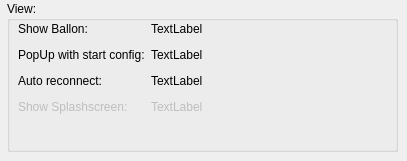
     <widget class="QWidget" name="tab_2">
      <attribute name="title">
       <string>View</string>
      </attribute>
      <widget class="QGroupBox" name="groupBox_3">
       <property name="geometry">
        <rect>
         <x>7</x>
         <y>1</y>
         <width>391</width>
         <height>151</height>
        </rect>
       </property>
       <property name="title">
        <string>View:</string>
       </property>
       <widget class="QWidget" name="gridLayoutWidget_2">
        <property name="geometry">
         <rect>
          <x>11</x>
          <y>18</y>
          <width>371</width>
          <height>101</height>
         </rect>
        </property>
        <layout class="QGridLayout" name="gridLayout_2">
         <item row="0" column="0">
          <widget class="QLabel" name="label_2">
           <property name="text">
            <string>Show Ballon:</string>
           </property>
          </widget>
         </item>
         <item row="0" column="1">
          <widget class="QLabel" name="lblShowBallon">
           <property name="toolTip">
            <string>&lt;!DOCTYPE HTML PUBLIC &quot;-//W3C//DTD HTML 4.0//EN&quot; &quot;http://www.w3.org/TR/REC-html40/strict.dtd&quot;&gt;
&lt;html&gt;&lt;head&gt;&lt;meta name=&quot;qrichtext&quot; content=&quot;1&quot; /&gt;&lt;style type=&quot;text/css&quot;&gt;
p, li { white-space: pre-wrap; }
&lt;/style&gt;&lt;/head&gt;&lt;body style=&quot; font-family:'MS Shell Dlg 2'; font-size:8.25pt; font-weight:400; font-style:normal;&quot;&gt;
&lt;p style=&quot; margin-top:0px; margin-bottom:0px; margin-left:0px; margin-right:0px; -qt-block-indent:0; text-indent:0px;&quot;&gt;&lt;span style=&quot; font-size:8pt; font-weight:600; text-decoration: underline;&quot;&gt;Description:&lt;/span&gt;&lt;/p&gt;
&lt;p style=&quot; margin-top:0px; margin-bottom:0px; margin-left:0px; margin-right:0px; -qt-block-indent:0; text-indent:0px;&quot;&gt;&lt;span style=&quot; font-size:8pt;&quot;&gt;If this option is set, the show of the Systray Ballon Messages will be inhibited. Without this setting the SBM will only displayed when the status dialog is hidden.&lt;/span&gt;&lt;/p&gt;
&lt;p style=&quot;-qt-paragraph-type:empty; margin-top:0px; margin-bottom:0px; margin-left:0px; margin-right:0px; -qt-block-indent:0; text-indent:0px; font-size:8pt; font-weight:600; text-decoration: underline;&quot;&gt;&lt;/p&gt;
&lt;p style=&quot; margin-top:0px; margin-bottom:0px; margin-left:0px; margin-right:0px; -qt-block-indent:0; text-indent:0px;&quot;&gt;&lt;span style=&quot; font-size:8pt; font-weight:600; text-decoration: underline;&quot;&gt;Parameter:&lt;/span&gt;&lt;/p&gt;
&lt;p style=&quot; margin-top:0px; margin-bottom:0px; margin-left:0px; margin-right:0px; -qt-block-indent:0; text-indent:0px;&quot;&gt;&lt;span style=&quot; font-size:8pt;&quot;&gt;-noBallon&lt;/span&gt;&lt;/p&gt;
&lt;p style=&quot;-qt-paragraph-type:empty; margin-top:0px; margin-bottom:0px; margin-left:0px; margin-right:0px; -qt-block-indent:0; text-indent:0px; font-size:8pt; font-weight:600; text-decoration: underline;&quot;&gt;&lt;/p&gt;
&lt;p style=&quot; margin-top:0px; margin-bottom:0px; margin-left:0px; margin-right:0px; -qt-block-indent:0; text-indent:0px;&quot;&gt;&lt;span style=&quot; font-size:8pt; font-weight:600; text-decoration: underline;&quot;&gt;Example:&lt;/span&gt;&lt;/p&gt;
&lt;p style=&quot; margin-top:0px; margin-bottom:0px; margin-left:0px; margin-right:0px; -qt-block-indent:0; text-indent:0px;&quot;&gt;&lt;span style=&quot; font-size:8pt;&quot;&gt;-noBallon&lt;/span&gt;&lt;/p&gt;&lt;/body&gt;&lt;/html&gt;</string>
           </property>
           <property name="text">
            <string>TextLabel</string>
           </property>
          </widget>
         </item>
         <item row="1" column="0">
          <widget class="QLabel" name="label_7">
           <property name="text">
            <string>PopUp with start config:</string>
           </property>
          </widget>
         </item>
         <item row="1" column="1">
          <widget class="QLabel" name="lblNoPopUp">
           <property name="toolTip">
            <string>&lt;!DOCTYPE HTML PUBLIC &quot;-//W3C//DTD HTML 4.0//EN&quot; &quot;http://www.w3.org/TR/REC-html40/strict.dtd&quot;&gt;
&lt;html&gt;&lt;head&gt;&lt;meta name=&quot;qrichtext&quot; content=&quot;1&quot; /&gt;&lt;style type=&quot;text/css&quot;&gt;
p, li { white-space: pre-wrap; }
&lt;/style&gt;&lt;/head&gt;&lt;body style=&quot; font-family:'MS Shell Dlg 2'; font-size:8.25pt; font-weight:400; font-style:normal;&quot;&gt;
&lt;p style=&quot; margin-top:0px; margin-bottom:0px; margin-left:0px; margin-right:0px; -qt-block-indent:0; text-indent:0px;&quot;&gt;&lt;span style=&quot; font-weight:600; text-decoration: underline;&quot;&gt;Description:&lt;/span&gt;&lt;/p&gt;
&lt;p style=&quot; margin-top:0px; margin-bottom:0px; margin-left:0px; margin-right:0px; -qt-block-indent:0; text-indent:0px;&quot;&gt;If this option is yes, the Status dialog will be not appear automatically if you set a start configuration with &amp;lt;-start&amp;gt;.&lt;/p&gt;
&lt;p style=&quot;-qt-paragraph-type:empty; margin-top:0px; margin-bottom:0px; margin-left:0px; margin-right:0px; -qt-block-indent:0; text-indent:0px; font-weight:600; text-decoration: underline;&quot;&gt;&lt;/p&gt;
&lt;p style=&quot; margin-top:0px; margin-bottom:0px; margin-left:0px; margin-right:0px; -qt-block-indent:0; text-indent:0px;&quot;&gt;&lt;span style=&quot; font-weight:600; text-decoration: underline;&quot;&gt;Parameter:&lt;/span&gt;&lt;/p&gt;
&lt;p style=&quot; margin-top:0px; margin-bottom:0px; margin-left:0px; margin-right:0px; -qt-block-indent:0; text-indent:0px;&quot;&gt;-noPopUp&lt;/p&gt;
&lt;p style=&quot;-qt-paragraph-type:empty; margin-top:0px; margin-bottom:0px; margin-left:0px; margin-right:0px; -qt-block-indent:0; text-indent:0px; font-weight:600; text-decoration: underline;&quot;&gt;&lt;/p&gt;
&lt;p style=&quot; margin-top:0px; margin-bottom:0px; margin-left:0px; margin-right:0px; -qt-block-indent:0; text-indent:0px;&quot;&gt;&lt;span style=&quot; font-weight:600; text-decoration: underline;&quot;&gt;Example:&lt;/span&gt;&lt;/p&gt;
&lt;p style=&quot; margin-top:0px; margin-bottom:0px; margin-left:0px; margin-right:0px; -qt-block-indent:0; text-indent:0px;&quot;&gt;- noPopup&lt;/p&gt;
&lt;p style=&quot;-qt-paragraph-type:empty; margin-top:0px; margin-bottom:0px; margin-left:0px; margin-right:0px; -qt-block-indent:0; text-indent:0px;&quot;&gt;&lt;/p&gt;
&lt;p style=&quot; margin-top:0px; margin-bottom:0px; margin-left:0px; margin-right:0px; -qt-block-indent:0; text-indent:0px;&quot;&gt;- start &amp;quot;c:\example.ovpn&amp;quot; -noPopUp&lt;/p&gt;&lt;/body&gt;&lt;/html&gt;</string>
           </property>
           <property name="text">
            <string>TextLabel</string>
           </property>
          </widget>
         </item>
         <item row="2" column="0">
          <widget class="QLabel" name="label_4">
           <property name="text">
            <string>Auto reconnect:</string>
           </property>
          </widget>
         </item>
         <item row="2" column="1">
          <widget class="QLabel" name="lblReconnect">
           <property name="toolTip">
            <string>&lt;!DOCTYPE HTML PUBLIC &quot;-//W3C//DTD HTML 4.0//EN&quot; &quot;http://www.w3.org/TR/REC-html40/strict.dtd&quot;&gt;
&lt;html&gt;&lt;head&gt;&lt;meta name=&quot;qrichtext&quot; content=&quot;1&quot; /&gt;&lt;style type=&quot;text/css&quot;&gt;
p, li { white-space: pre-wrap; }
&lt;/style&gt;&lt;/head&gt;&lt;body style=&quot; font-family:'MS Shell Dlg 2'; font-size:8.25pt; font-weight:400; font-style:normal;&quot;&gt;
&lt;p style=&quot; margin-top:0px; margin-bottom:0px; margin-left:0px; margin-right:0px; -qt-block-indent:0; text-indent:0px;&quot;&gt;&lt;span style=&quot; font-weight:600; text-decoration: underline;&quot;&gt;Description:&lt;/span&gt;&lt;/p&gt;
&lt;p style=&quot; margin-top:0px; margin-bottom:0px; margin-left:0px; margin-right:0px; -qt-block-indent:0; text-indent:0px;&quot;&gt;If this option is set, the SSL VPN Client will be automatically reconnect to the SSL VPN server, if the connection is lost. This can take a while to determine that a connection is lost.&lt;/p&gt;
&lt;p style=&quot;-qt-paragraph-type:empty; margin-top:0px; margin-bottom:0px; margin-left:0px; margin-right:0px; -qt-block-indent:0; text-indent:0px;&quot;&gt;&lt;/p&gt;
&lt;p style=&quot; margin-top:0px; margin-bottom:0px; margin-left:0px; margin-right:0px; -qt-block-indent:0; text-indent:0px;&quot;&gt;If no user and password settings make, the client will be ask the userdata again.&lt;/p&gt;
&lt;p style=&quot;-qt-paragraph-type:empty; margin-top:0px; margin-bottom:0px; margin-left:0px; margin-right:0px; -qt-block-indent:0; text-indent:0px; font-weight:600; text-decoration: underline;&quot;&gt;&lt;/p&gt;
&lt;p style=&quot; margin-top:0px; margin-bottom:0px; margin-left:0px; margin-right:0px; -qt-block-indent:0; text-indent:0px;&quot;&gt;&lt;span style=&quot; font-weight:600; text-decoration: underline;&quot;&gt;Parameter:&lt;/span&gt;&lt;/p&gt;
&lt;p style=&quot; margin-top:0px; margin-bottom:0px; margin-left:0px; margin-right:0px; -qt-block-indent:0; text-indent:0px;&quot;&gt;-reconnect&lt;/p&gt;
&lt;p style=&quot;-qt-paragraph-type:empty; margin-top:0px; margin-bottom:0px; margin-left:0px; margin-right:0px; -qt-block-indent:0; text-indent:0px; font-weight:600; text-decoration: underline;&quot;&gt;&lt;/p&gt;
&lt;p style=&quot; margin-top:0px; margin-bottom:0px; margin-left:0px; margin-right:0px; -qt-block-indent:0; text-indent:0px;&quot;&gt;&lt;span style=&quot; font-weight:600; text-decoration: underline;&quot;&gt;Example:&lt;/span&gt;&lt;/p&gt;
&lt;p style=&quot; margin-top:0px; margin-bottom:0px; margin-left:0px; margin-right:0px; -qt-block-indent:0; text-indent:0px;&quot;&gt;-reconnect&lt;/p&gt;&lt;/body&gt;&lt;/html&gt;</string>
           </property>
           <property name="text">
            <string>TextLabel</string>
           </property>
          </widget>
         </item>
         <item row="0" column="3">
          <spacer name="horizontalSpacer_5">
           <property name="orientation">
            <enum>Qt::Horizontal</enum>
           </property>
           <property name="sizeHint" stdset="0">
            <size>
             <width>40</width>
             <height>20</height>
            </size>
           </property>
          </spacer>
         </item>
         <item row="1" column="3">
          <spacer name="horizontalSpacer_6">
           <property name="orientation">
            <enum>Qt::Horizontal</enum>
           </property>
           <property name="sizeHint" stdset="0">
            <size>
             <width>40</width>
             <height>20</height>
            </size>
           </property>
          </spacer>
         </item>
         <item row="2" column="3">
          <spacer name="horizontalSpacer_8">
           <property name="orientation">
            <enum>Qt::Horizontal</enum>
           </property>
           <property name="sizeHint" stdset="0">
            <size>
             <width>40</width>
             <height>20</height>
            </size>
           </property>
          </spacer>
         </item>
         <item row="0" column="2">
          <widget class="QPushButton" name="cmdToogleBallon">
           <property name="maximumSize">
            <size>
             <width>16777215</width>
             <height>18</height>
            </size>
           </property>
           <property name="text">
            <string/>
           </property>
           <property name="icon">
            <iconset resource="systray.qrc">
             <normaloff>:/images/view-refresh.png</normaloff>:/images/view-refresh.png</iconset>
           </property>
           <property name="iconSize">
            <size>
             <width>12</width>
             <height>12</height>
            </size>
           </property>
           <property name="flat">
            <bool>true</bool>
           </property>
          </widget>
         </item>
         <item row="1" column="2">
          <widget class="QPushButton" name="cmdTooglePopup">
           <property name="maximumSize">
            <size>
             <width>16777215</width>
             <height>18</height>
            </size>
           </property>
           <property name="text">
            <string/>
           </property>
           <property name="icon">
            <iconset resource="systray.qrc">
             <normaloff>:/images/view-refresh.png</normaloff>:/images/view-refresh.png</iconset>
           </property>
           <property name="iconSize">
            <size>
             <width>12</width>
             <height>12</height>
            </size>
           </property>
           <property name="flat">
            <bool>true</bool>
           </property>
          </widget>
         </item>
         <item row="2" column="2">
          <widget class="QPushButton" name="cmdToogleReconnect">
           <property name="maximumSize">
            <size>
             <width>16777215</width>
             <height>18</height>
            </size>
           </property>
           <property name="text">
            <string/>
           </property>
           <property name="icon">
            <iconset resource="systray.qrc">
             <normaloff>:/images/view-refresh.png</normaloff>:/images/view-refresh.png</iconset>
           </property>
           <property name="iconSize">
            <size>
             <width>12</width>
             <height>12</height>
            </size>
           </property>
           <property name="flat">
            <bool>true</bool>
           </property>
          </widget>
         </item>
         <item row="3" column="0">
          <widget class="QLabel" name="label_3">
           <property name="enabled">
            <bool>false</bool>
           </property>
           <property name="text">
            <string>Show Splashscreen:</string>
           </property>
          </widget>
         </item>
         <item row="3" column="1">
          <widget class="QLabel" name="lblShowSplash">
           <property name="enabled">
            <bool>false</bool>
           </property>
           <property name="toolTip">
            <string>&lt;!DOCTYPE HTML PUBLIC &quot;-//W3C//DTD HTML 4.0//EN&quot; &quot;http://www.w3.org/TR/REC-html40/strict.dtd&quot;&gt;
&lt;html&gt;&lt;head&gt;&lt;meta name=&quot;qrichtext&quot; content=&quot;1&quot; /&gt;&lt;style type=&quot;text/css&quot;&gt;
p, li { white-space: pre-wrap; }
&lt;/style&gt;&lt;/head&gt;&lt;body style=&quot; font-family:'MS Shell Dlg 2'; font-size:8.25pt; font-weight:400; font-style:normal;&quot;&gt;
&lt;p style=&quot; margin-top:0px; margin-bottom:0px; margin-left:0px; margin-right:0px; -qt-block-indent:0; text-indent:0px;&quot;&gt;&lt;span style=&quot; font-size:8pt; font-weight:600; text-decoration: underline;&quot;&gt;Description:&lt;/span&gt;&lt;/p&gt;
&lt;p style=&quot; margin-top:0px; margin-bottom:0px; margin-left:0px; margin-right:0px; -qt-block-indent:0; text-indent:0px;&quot;&gt;&lt;span style=&quot; font-size:8pt;&quot;&gt;If this option is yes, the splashscreen will be not appear automatically on startup.&lt;/span&gt;&lt;/p&gt;
&lt;p style=&quot;-qt-paragraph-type:empty; margin-top:0px; margin-bottom:0px; margin-left:0px; margin-right:0px; -qt-block-indent:0; text-indent:0px; font-size:8pt; font-weight:600; text-decoration: underline;&quot;&gt;&lt;/p&gt;
&lt;p style=&quot; margin-top:0px; margin-bottom:0px; margin-left:0px; margin-right:0px; -qt-block-indent:0; text-indent:0px;&quot;&gt;&lt;span style=&quot; font-size:8pt; font-weight:600; text-decoration: underline;&quot;&gt;Parameter:&lt;/span&gt;&lt;/p&gt;
&lt;p style=&quot; margin-top:0px; margin-bottom:0px; margin-left:0px; margin-right:0px; -qt-block-indent:0; text-indent:0px;&quot;&gt;&lt;span style=&quot; font-size:8pt;&quot;&gt;-noSplash&lt;/span&gt;&lt;/p&gt;
&lt;p style=&quot;-qt-paragraph-type:empty; margin-top:0px; margin-bottom:0px; margin-left:0px; margin-right:0px; -qt-block-indent:0; text-indent:0px; font-size:8pt; font-weight:600; text-decoration: underline;&quot;&gt;&lt;/p&gt;
&lt;p style=&quot; margin-top:0px; margin-bottom:0px; margin-left:0px; margin-right:0px; -qt-block-indent:0; text-indent:0px;&quot;&gt;&lt;span style=&quot; font-size:8pt; font-weight:600; text-decoration: underline;&quot;&gt;Example:&lt;/span&gt;&lt;/p&gt;
&lt;p style=&quot; margin-top:0px; margin-bottom:0px; margin-left:0px; margin-right:0px; -qt-block-indent:0; text-indent:0px;&quot;&gt;&lt;span style=&quot; font-size:8pt;&quot;&gt;- noSplash&lt;/span&gt;&lt;/p&gt;
&lt;p style=&quot;-qt-paragraph-type:empty; margin-top:0px; margin-bottom:0px; margin-left:0px; margin-right:0px; -qt-block-indent:0; text-indent:0px; font-size:8pt;&quot;&gt;&lt;/p&gt;
&lt;p style=&quot; margin-top:0px; margin-bottom:0px; margin-left:0px; margin-right:0px; -qt-block-indent:0; text-indent:0px;&quot;&gt;&lt;span style=&quot; font-size:8pt;&quot;&gt;- start &amp;quot;c:\example.ovpn&amp;quot; -noSplash&lt;/span&gt;&lt;/p&gt;&lt;/body&gt;&lt;/html&gt;</string>
           </property>
           <property name="text">
            <string>TextLabel</string>
           </property>
          </widget>
         </item>
         <item row="3" column="2">
          <widget class="QPushButton" name="cmdToogleSpalshScreen">
           <property name="enabled">
            <bool>false</bool>
           </property>
           <property name="maximumSize">
            <size>
             <width>16777215</width>
             <height>18</height>
            </size>
           </property>
           <property name="text">
            <string/>
           </property>
           <property name="icon">
            <iconset resource="systray.qrc">
             <normaloff>:/images/view-refresh.png</normaloff>:/images/view-refresh.png</iconset>
           </property>
           <property name="iconSize">
            <size>
             <width>12</width>
             <height>12</height>
            </size>
           </property>
           <property name="flat">
            <bool>true</bool>
           </property>
          </widget>
         </item>
         <item row="3" column="3">
          <spacer name="horizontalSpacer_7">
           <property name="orientation">
            <enum>Qt::Horizontal</enum>
           </property>
           <property name="sizeHint" stdset="0">
            <size>
             <width>40</width>
             <height>20</height>
            </size>
           </property>
          </spacer>
         </item>
        </layout>
        <zorder>label_3</zorder>
        <zorder>label_2</zorder>
        <zorder>lblShowBallon</zorder>
        <zorder>label_7</zorder>
        <zorder>lblNoPopUp</zorder>
        <zorder>label_4</zorder>
        <zorder>lblReconnect</zorder>
        <zorder>cmdToogleBallon</zorder>
        <zorder>cmdTooglePopup</zorder>
        <zorder>cmdToogleReconnect</zorder>
        <zorder>lblShowSplash</zorder>
        <zorder>cmdToogleSpalshScreen</zorder>
       </widget>
      </widget>
     </widget>
